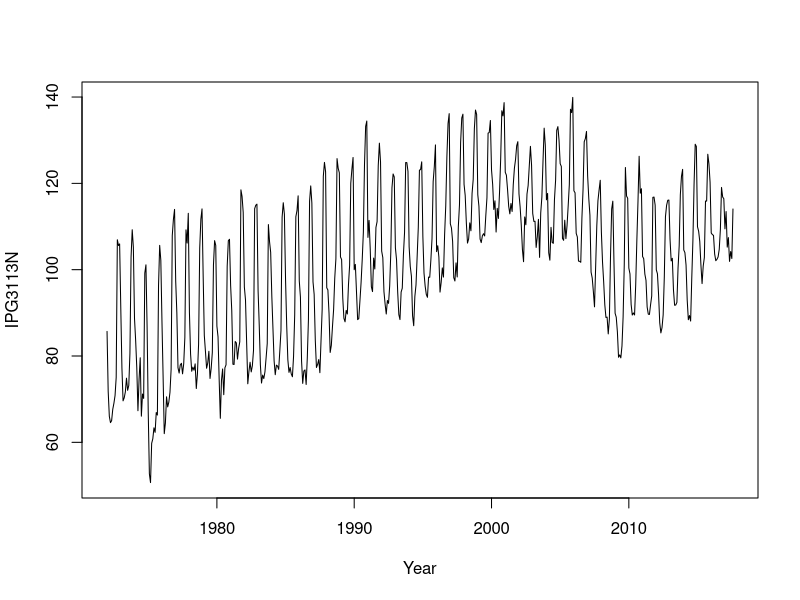
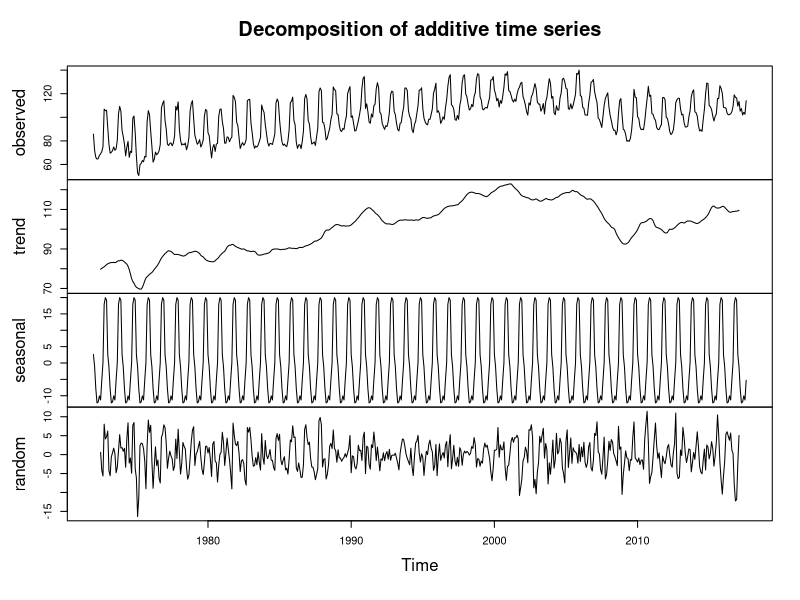
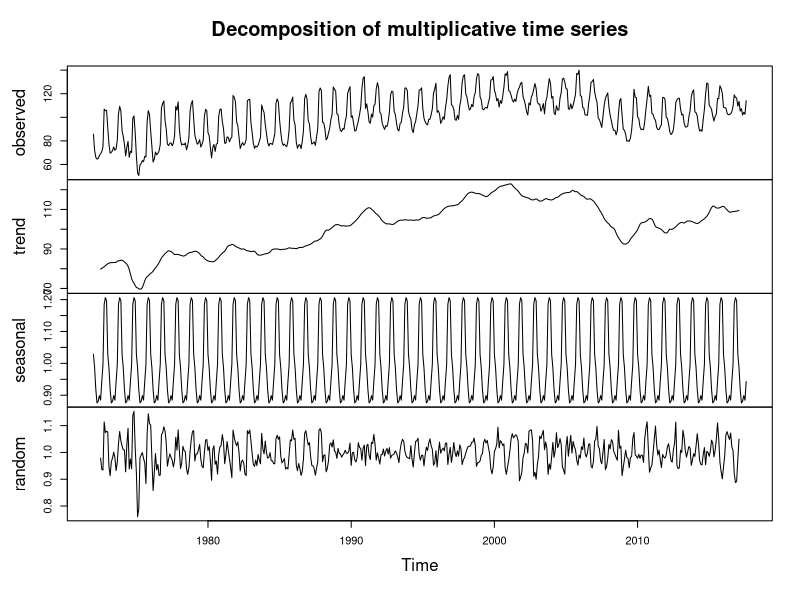
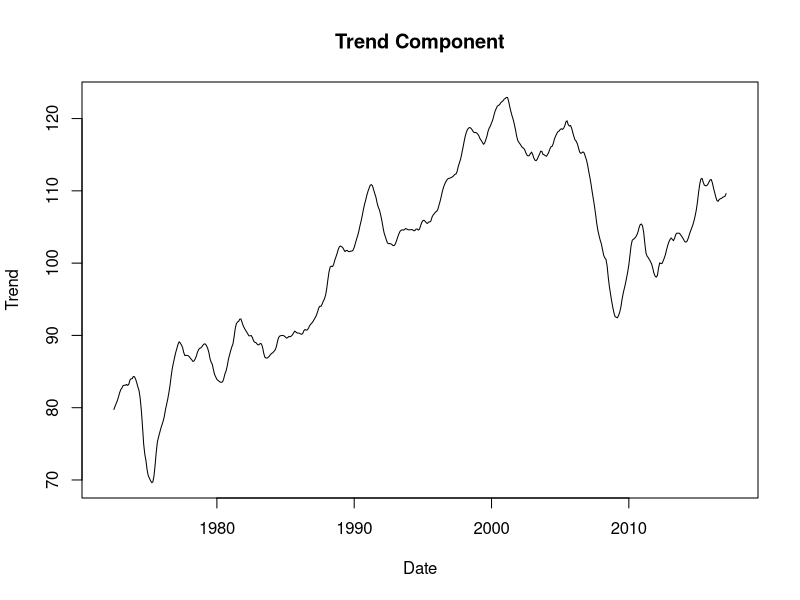
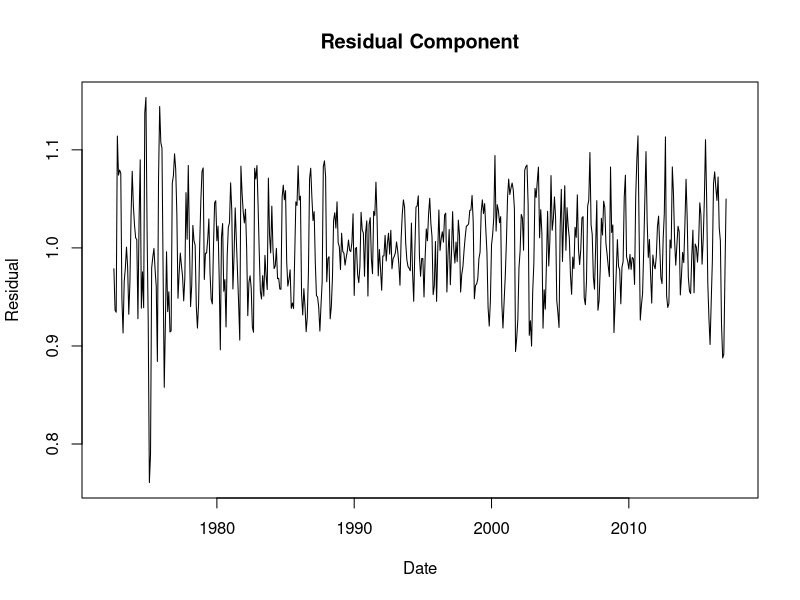
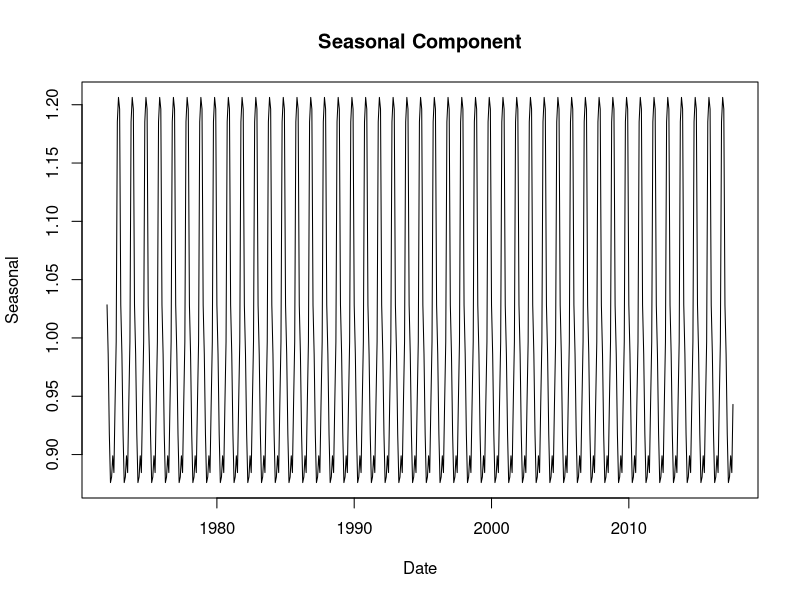
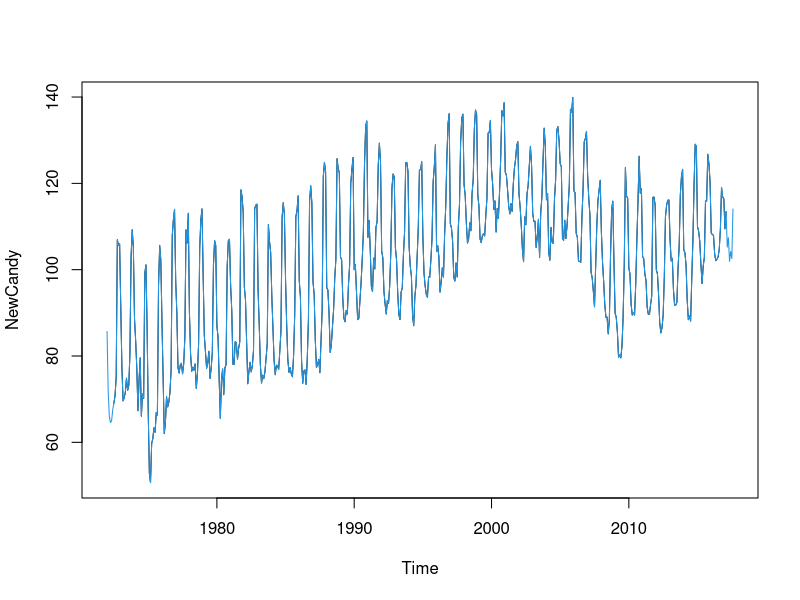
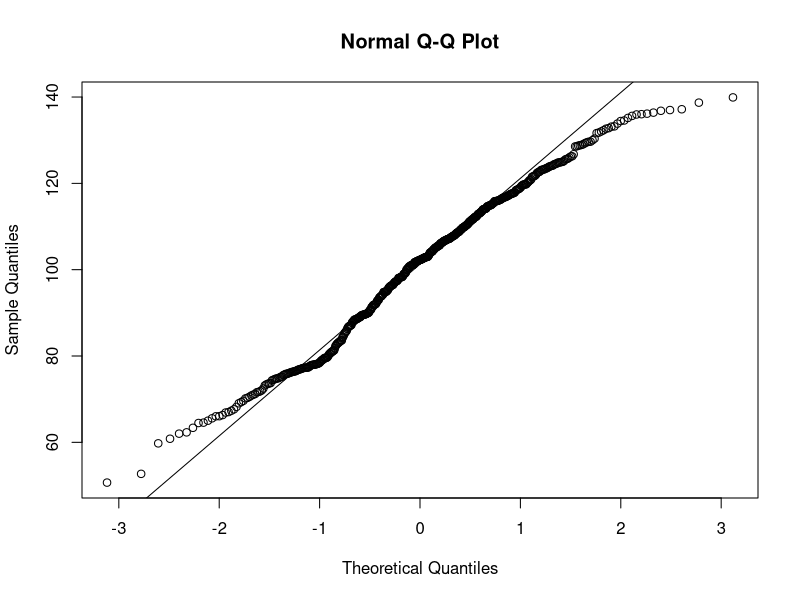

Recreate these plots in R, in order. (Note: this script raises an error after producing the figures.)
# ------------------------------ Load necessary libraries ----------------------
library(ggplot2)
library(lubridate)
library(forecast)
library(ggfortify)
library(tseries)
library(e1071)
library(MASS)

# ------------------------- Step 0: Import and Split Data ----------------------
## import the data set
candy_data <- read.csv("candy_production.csv", stringsAsFactors = FALSE)

### Data Understanding ###

ls() # Check my data frame name

str(candy_data) # Check the structure

any(is.na(candy_data)) # Check for missing values

## format the date
candy_data$as.date = as.Date(candy_data$observation_date, format = "%m/%d/%Y")

candy_data = candy_data[order(candy_data$as.date),]

## Find the min date and max date to easy know how many years
min_date = min(candy_data$as.date)
max_date = max(candy_data$as.date)

## Create a time series object
candy_ts <- ts(candy_data$IPG3113N, start = c(1972, 1), end=c(2017,8), frequency = 12)

## look the first few rows
head(candy_ts)

## Plot Time Series
plot(candy_ts, xlab="Year", ylab = "IPG3113N")

## Split the data into training and test sets
##### Use the train to do the model then the end use to compare
train <- window(candy_ts, start = c(1972, 1)) # 80% for training
test <- window(candy_ts, start = c(2009, 1)) # 20% for testing

##### below the code we use the candy time series to do the modeling but we need use the train
##### to do the modeling not meh? so how to use the train to do the modeling?

# ------------------------- Step 1 : Visualize the Time Series -------------------------
## Additive -> Ts = Seasonal + Trend + Random
## Multiplicative -> Ts = Seasonal *Trend*Random

##### need compare the multiplicative vs the additive? or just do normal can ady? 
##### if do the comparison will add mark?

## Compare the Multiplicative vs Additive 
### see random
plot(decompose(candy_ts))
plot(decompose(candy_ts,type = "multiplicative"))

## Set decomposed model
decomposition <- decompose(candy_ts,type = "multiplicative")

## Visual Inspection of Trend Component
plot(decomposition$trend, main = "Trend Component", xlab = "Date", ylab = "Trend")

## Visual Inspection of Residual Component
plot(decomposition$random, main = "Residual Component", xlab = "Date", ylab = "Residual")


## Visual Inspection of Seasonal Component
plot(decomposition$seasonal, main = "Seasonal Component", xlab = "Date", ylab = "Seasonal")

candyTrend <- window(decomposition$trend,start=1972,end=c(2017,8))

NewCandy <- decomposition$trend * decomposition$seasonal * decomposition$random
plot(NewCandy)
lines(candy_ts,col=4)

# ------------------------- Step 2 : Transformations ---------------------------
## CHECK NEED TO DO TRANFORMATION OR NOT  
### check skewness first
skew <- skewness(candy_data$IPG3113N)
print(skew)

##### Output:  -0.149 indicates that the data is slightly left-skewed. 
##### (-0.149) suggests that the skewness is relatively small, 
##### which means the departure from a perfectly symmetric distribution is not severe

## Q-Q plot closely follow the line of equality--> 
## suggests that the dataset is approximately normally distributed
qqnorm(candy_data$IPG3113N)
qqline(candy_data$IPG3113N)

## Shapiro-Wilk test --> whether a data set follows a normal distribution
shapiro.test(candy_data$IPG3113N)

##### Output: W-statistic is close to 1, which suggests that the data is relatively close to a normal distribution.
##### p-value (p < 0.0001) --> does not follow a normal distribution --> need to do transformation

## DO THE TRANSFORMATION BY USING BOX-COX
original_data <- candy_data$IPG3113N

## Find the optimal lambda (λ) for Box-Cox transformation
optimal_lambda <- optimize(function(lambda) -sum(log(abs((original_data^lambda - 1) / lambda))), c(-2, 2))$minimum
cat("Optimal lambda (λ) =", optimal_lambda, "\n")

##### Output: Optimal lambda (λ) = 1.99994 

## Transform the data using the optimal lambda
transformed_data <- if (abs(optimal_lambda) > 0.001) {
  (original_data^optimal_lambda - 1) / optimal_lambda
} else {
  log(original_data)
}

## Assign the transformed data back to the dataset
candy_data$Transformed_IPG3113N <- transformed_data

## Plot the original and transformed data
par(mfrow = c(1, 2))  # Create a 1x2 grid for side-by-side plots
hist(original_data, main = "Original Data", xlab = "Value", col = "violet")
hist(transformed_data, main = "Transformed Data", xlab = "Transformed Value", col = "pink")
par(mfrow = c(1, 1))  # Reset plotting parameters

## check again whether original data or transformed data better
## Perform Augmented Dickey-Fuller (ADF) test on the original data
adf_original <- adf.test(original_data)
cat("Augmented Dickey-Fuller (ADF) Test on Original Data:\n")
cat("ADF Statistic:", adf_original$statistic, "\n")
cat("P-value:", adf_original$p.value, "\n")
cat("Critical Values:", adf_original$critical, "\n")

## Perform Augmented Dickey-Fuller (ADF) test on the transformed data
adf_transformed <- adf.test(transformed_data)
cat("\nAugmented Dickey-Fuller (ADF) Test on Transformed Data:\n")
cat("ADF Statistic:", adf_transformed$statistic, "\n")
cat("P-value:", adf_transformed$p.value, "\n")
cat("Critical Values:", adf_transformed$critical, "\n")

##### Result: 
##### For the Original Data:
##### ADF Statistic: -3.851111
##### P-value: 0.01644398
##### For the Transformed Data:
##### ADF Statistic: -3.986767
##### P-value: 0.01             --> better 

print(candy_data)

##### use candy_data do or use candy_ts do?
##### why our blue line so down ah?
# ------------------------- Step 3: Check the stationary of series -------------------------
## Examine autocorrelation and partial autocorrelation to identify potential lag values for modeling
acf(candy_data$Transformed_IPG3113N, main = "Autocorrelation Function (ACF)")
pacf(candy_data$Transformed_IPG3113N, main = "Partial Autocorrelation Function (PACF)")

##### The ACF show the dataset is seasonal
##### The ACF and PACF show will use the AR [AR(5)] model to build the ARIMA 

## Statistical Tests using adf --> result < 0.05 means stationary
adf.test(candy_data$Transformed_IPG3113N)

##### The adf test show the datset is Stationary

## examine relationships between values at different time points
lag.plot(candy_data$IPG3113N, main = "Lag Plot") # using the original data
lag.plot(candy_data$Transformed_IPG3113N, main = "Lag Plot") # using the transformed

## Analysis for seasonal - - - - - - - - - - - - - - - - - - - - - - - - - 
summary(decomposition$seasonal)

### Plot the autocorrelation function (ACF) of the seasonal component
acf(decomposition$seasonal, main = "ACF of Seasonal Component")

### Plot the partial autocorrelation function (PACF) of the seasonal component
pacf(decomposition$seasonal, main = "PACF of Seasonal Component")

##### error???
### First Differencing 
z <- candy_ts(diff(candy_data, lag=12))
candy_ts.plot(z,gpars=list(main="First Differences", 
                           xlab="Year", ylab="IPG3113N",lty=1))
acf(z,main="z")
pacf(z,main="z")
Box.test(z,lag=24) # Box - pierce Q test
Box.test(z,lag=24,type = "Ljung") # Ljung-Box test

## Analysis for trend - - - - - - - - - - - - -  - - - - - - - - - - - - 
summary(decomposition$trend)

### check got missing value or not
any(is.na(decomposition$trend))
# remove missing value
decomposition$trend <- na.omit(decomposition$trend)

### Plot the autocorrelation function- ACF & PACF of the trend component
acf(decomposition$trend, main = "ACF of Trend Component")
pacf(decomposition$trend, main = "PACF of Trend Component")

## Analysis for Residual - - - - - - - - - - - - -  - - - - - - - - - - - -
summary(decomposition$random)

any(is.na(decomposition$random))
decomposition$random <- na.omit(decomposition$random)

### Plot the autocorrelation function (ACF) of the residual component
acf(decomposition$random, main = "ACF of Residual Component")

### Plot the partial autocorrelation function (PACF) of the residual component
pacf(decomposition$random, main = "PACF of Residual Component")

# ------------------------- Step 4 : Find Optimal Parameters -------------------------
## Additive Holt-winters Method 
Yt <- ts(candy_data, frequency=4) #function “ts” is used to create time series object
Yt

plot(Yt, xlab="Date", ylab="Candy Production")
m<- HoltWinters(Yt, alpha=0.2, beta=0.1, gamma=0.1, seasonal="additive")
m
##### S1-4 = 1-4 quarter

MSE <- m$"SSE"/(NROW(candy_data)-3)
MSE

predict(object=m, n.ahead=3,prediction.interval=T, level=.95) # error???
##### Holt-Winters exponential smoothing with trend and additive seasonal component.

## Multiplicative Holt-Winters Method
Yt <- ts(candy_data, frequency=4)
plot(Yt, xlab="Date", ylab="IPG3113N")
m<- HoltWinters(Yt, alpha=0.2, beta=0.1, gamma=0.1, seasonal="mult")
m

predict(object=m, n.ahead=4,prediction.interval=T, level=.95)
##### Holt-Winters exponential smoothing with trend and multiplicative seasonal component.

## ARIMA(5,1,0) or AR(5)
candy_ts <- ts(candy_data$IPG3113N)

## Calculate the first differencing of the time series
candy_data_diff <- diff(candy_data$IPG3113N, seasonal = 12)

## Fit the AR(5) seasonal ARIMA model
arima_model_seasonal <- arima(candy_data_diff, order = c(5, 1, 1), seasonal = list(order = c(1, 0, 0), period = 12))

## Print the summaries of the models
summary(arima_model_seasonal)

## Fit the ARIMA model
arima_model <- arima(candy_ts_diff, order = c(5, 1, 0), seasonal = list(order = c(5, 1, 0), period = 12))

## Print the summary of the model
summary(arima_model)

# Forecast the next 12 values of the time series
forecast_ts <- forecast(arima_model, h = 12)

# Print the forecast
print(forecast_ts)

# plot the graph out
plot(forecast_ts, main = "ARIMA Forecast", xlab = "Year", ylab = "IPG3113N")

# Fit ARIMA Model - - - - - - - - - - - - -  - - - - - - - - - - - -
autoarima_model <- auto.arima(candy_ts)
summary(autoarima_model)

# Generate forecasts for the next 108 months
forecast_values <- forecast(autoarima_model, h = 108)
print(forecast_values)

# plot the graph out
plot(forecast_values, main = "ARIMA Forecast", xlab = "Date", ylab = "IPG3113N")

# ------------------------- Step 5 : Diagnostic Checking (Randomness) -------------------------
## Check the residuals
residuals <- checkresiduals(arima_model)

## Convert the residuals object to a numeric vector
numeric_residuals <- as.numeric(residuals)

##Perform the Box-Pierce test
bp.test <- Box.test(numeric_residuals, lag = 12)

## Print the results of the Box-Pierce test
print(bp.test)

## Perform the Ljung-Box test (same as Box-Pierce test)
ljung_box_test <- Box.test(numeric_residuals, lag = 12, type = "Ljung")

## Print the results of the Ljung-Box test
print(ljung_box_test)

# ---Step 7 : Consider Alternative Model, Compare and Determine the Best Model ---
## helps to find the most suitable ARIMA model for the data
fit <- auto.arima(candy_data)
summary(fit)
auto.arima(candy_data, ic="aic", trace=TRUE)
##### error?

## Calculate AIC for the auto.arima model
aic_auto_arima <- AIC(autoarima_model)

## Calculate AIC for the custom ARIMA model
aic_custom_arima <- AIC(arima_model)

## Compare AIC values
if (aic_auto_arima < aic_custom_arima) {
  print("Auto ARIMA model is better.")
} else {
  print("Custom ARIMA model is better.")
}

# ----------------- Step 8(a) : Form Equation for the Best Model -----------------
